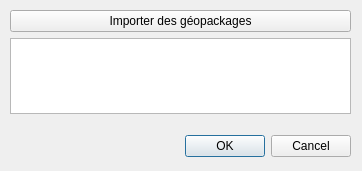
<?xml version="1.0" encoding="UTF-8"?>
<ui version="4.0">
 <class>DiagnosticImportDialog</class>
 <widget class="QDialog" name="DiagnosticImportDialog">
  <property name="geometry">
   <rect>
    <x>0</x>
    <y>0</y>
    <width>362</width>
    <height>171</height>
   </rect>
  </property>
  <property name="windowTitle">
   <string>Dialog</string>
  </property>
  <widget class="QDialogButtonBox" name="buttonBox">
   <property name="geometry">
    <rect>
     <x>10</x>
     <y>130</y>
     <width>341</width>
     <height>32</height>
    </rect>
   </property>
   <property name="orientation">
    <enum>Qt::Horizontal</enum>
   </property>
   <property name="standardButtons">
    <set>QDialogButtonBox::Cancel|QDialogButtonBox::Ok</set>
   </property>
  </widget>
  <widget class="QWidget" name="verticalLayoutWidget">
   <property name="geometry">
    <rect>
     <x>10</x>
     <y>10</y>
     <width>341</width>
     <height>104</height>
    </rect>
   </property>
   <layout class="QVBoxLayout" name="verticalLayout">
    <item>
     <widget class="QPushButton" name="pb_import_files">
      <property name="text">
       <string>Importer des géopackages</string>
      </property>
     </widget>
    </item>
    <item>
     <widget class="QListWidget" name="lw_selected_files"/>
    </item>
   </layout>
  </widget>
 </widget>
 <resources/>
 <connections>
  <connection>
   <sender>buttonBox</sender>
   <signal>accepted()</signal>
   <receiver>DiagnosticImportDialog</receiver>
   <slot>accept()</slot>
   <hints>
    <hint type="sourcelabel">
     <x>248</x>
     <y>254</y>
    </hint>
    <hint type="destinationlabel">
     <x>157</x>
     <y>274</y>
    </hint>
   </hints>
  </connection>
  <connection>
   <sender>buttonBox</sender>
   <signal>rejected()</signal>
   <receiver>DiagnosticImportDialog</receiver>
   <slot>reject()</slot>
   <hints>
    <hint type="sourcelabel">
     <x>316</x>
     <y>260</y>
    </hint>
    <hint type="destinationlabel">
     <x>286</x>
     <y>274</y>
    </hint>
   </hints>
  </connection>
 </connections>
</ui>
